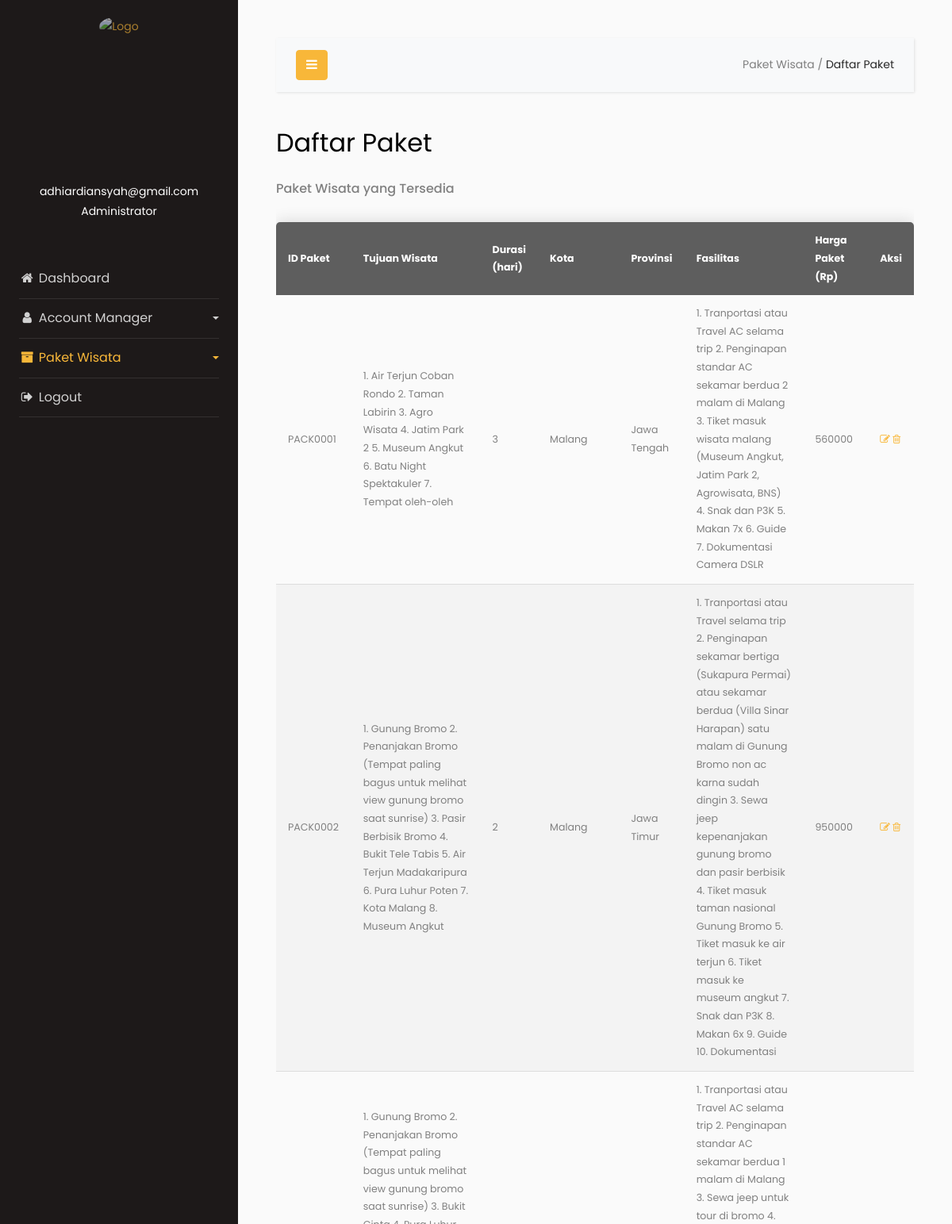
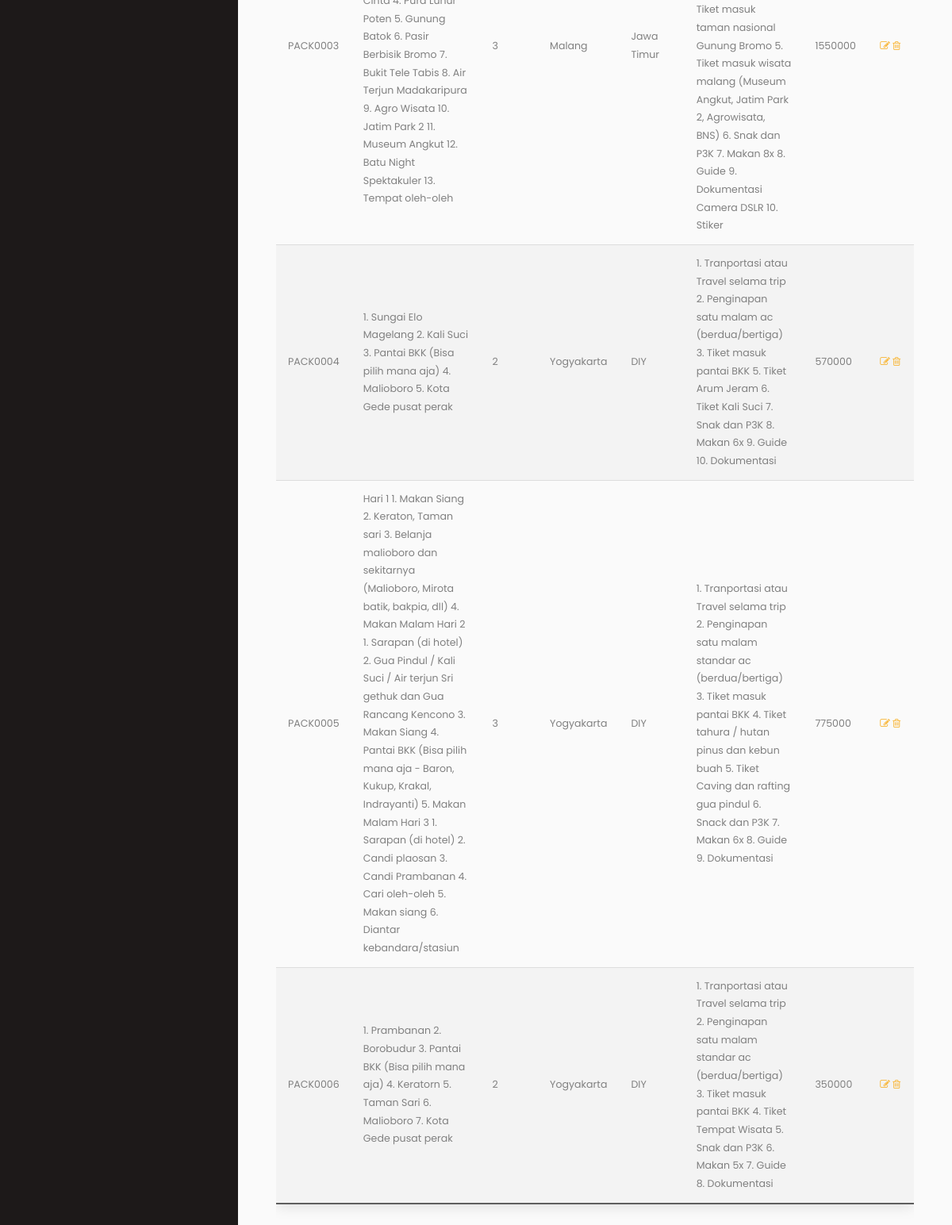
The app's page /ayodolan/ayodolan-admin/admin/daftar-paket.php (signed in) with its own data (2 pictures, top to bottom).
### tables this page shows
CREATE TABLE `paket_wisata` (
  `id_paket` varchar(12) NOT NULL,
  `nama_paket` varchar(50) DEFAULT NULL,
  `harga_paket` int(8) NOT NULL,
  `gambar` varchar(255) DEFAULT NULL,
  `lokasi` text NOT NULL,
  `durasi` int(2) DEFAULT NULL,
  `kota` varchar(30) DEFAULT NULL,
  `provinsi` varchar(20) DEFAULT NULL,
  `fasilitas` text DEFAULT NULL
);

### ayodolan/ayodolan-admin/admin/daftar-paket.php (the view, shortened to what this page needs)
<!doctype html>
<html lang="en">
  <head>
		<link rel="stylesheet" href="https://stackpath.bootstrapcdn.com/font-awesome/4.7.0/css/font-awesome.min.css">
    <link rel="stylesheet" href="css/style.css">
  </head>
  <body>
		<div class="wrapper d-flex align-items-stretch">
			<nav id="sidebar">
        <div class="logo-brand" style="text-align: center; padding-top: 20px;">
            <a href="index.php"><img src="images/branding-logo.png" alt="Logo" style="opacity: .8; width: 85%;"></a>
        </div>
				<div class="p-4 pt-5">
          <div class="user">
            <a href="" class="img logo rounded-circle mb-5" style="background-image: url(images/user-2-icon.png); margin-bottom: 0px !important;"></a>
          </div>
          <div class="user" style="padding-top: 15px;">
            <p align="center">
              <?php echo $_SESSION['username']; ?><br>
              Administrator
            </p>
          </div>
	        <ul class="list-unstyled components mb-5" style="margin-top: 3rem !important;">
	          <li>
	            <a href="index.php"><i class="fa fa-fw fa-home"></i> Dashboard</a>
	          </li>
	          <li>
              <a href="#pageSubmenu" data-toggle="collapse" aria-expanded="false" class="dropdown-toggle">
                <i class="fa fa-fw fa-user"></i> Account Manager
              </a>
	          </li>
	          <li class="active">
              <a href="#homeSubmenu" data-toggle="collapse" aria-expanded="false" class="dropdown-toggle">
                <i class="fa fa-fw fa-archive"></i> Paket Wisata
              </a>
	          </li>
	          <li>
              <a href="logout.php"><i class="fa fa-fw fa-sign-out"></i> Logout</a>
	          </li>
	        </ul>
	      </div>
    	</nav>
      <div id="content" class="p-4 p-md-5">
        <nav class="navbar navbar-expand-lg navbar-light bg-light">
          <div class="container-fluid">
            <button type="button" id="sidebarCollapse" class="btn btn-primary">
              <i class="fa fa-bars"></i>
            </button>
            <div class="collapse navbar-collapse" id="navbarSupportedContent">
              <ul class="nav navbar-nav ml-auto">
                <li class="nav-item active">
                  <a>Paket Wisata / </a>
                  <a href="daftar-paket.php" style="color: #292929;">Daftar Paket</a>
                </li>
              </ul>
            </div>
          </div>
        </nav>
        <h2 class="mb-4">Daftar Paket</h2>
          <h6>Paket Wisata yang Tersedia</h6>
            <?php
              require('config.php');
              $sql = "SELECT * FROM paket_wisata";
              $result = mysqli_query($conn, $sql);
              if($result->num_rows > 0) {
                  echo "<div style='overflow-x:auto;'><table class='content-table'>
                  <thead>
                    <tr>
                      <th>ID Paket</th>
                      <th>Tujuan Wisata</th>
                      <th>Durasi (hari)</th>
                      <th>Kota</th>
                      <th>Provinsi</th>
                      <th>Fasilitas</th>
                      <th>Harga Paket (Rp)</th>
                      <th>Aksi</th>
                    </tr>
                  </thead>";
                  while($row = $result -> fetch_assoc()){
                      echo "<tr><td>" . $row["id_paket"]. "</td>
                      <td>" . $row["lokasi"]. "</td>
                      <td>" . $row["durasi"]. "</td>
                      <td>" . $row["kota"]. "</td>
                      <td>" . $row["provinsi"]. "</td>
                      <td>" . $row["fasilitas"]. "</td>
                      <td>" . $row["harga_paket"]. "</td>
                      <td>
                      <a href='edit-paket.php?target=".$row["id_paket"]."'> <i class='fa fa-pencil-square-o'></i>
                      <a href=hapus-paket.php?id=".$row["id_paket"]." onclick=\"return confirm('Apakah anda yakin untuk menghapus?')\"><i class='fa fa-trash-o'></i></a>
                      </td>
                  </tr>";
                    }
                  echo "</table></div>";
              } else {
                  echo "Tidak ada data";
              }
            ?>
      </div>
		</div>
  </body>
</html>

### records on screen
paket_wisata: id_paket "PACK0001", lokasi "1. Air Terjun Coban Rondo 2. Taman Labirin 3. Agro Wisata 4. Jatim Park 2 5. Museum Angkut 6. Batu Night Spektakuler 7. Tempat oleh-oleh", durasi "3", kota "Malang", provinsi "Jawa Tengah", fasilitas "1. Tranportasi atau Travel AC selama trip 2. Penginapan standar AC sekamar berdua 2 malam di Malang 3. Tiket masuk wisata malang (Museum Angkut, Jatim Park 2, Agrowisata, BNS) 4. Snak dan P3K 5. Makan 7x 6. Guide 7. Dokumentasi Camera DSLR", harga_paket "560000"
paket_wisata: id_paket "PACK0002", lokasi "1. Gunung Bromo 2. Penanjakan Bromo (Tempat paling bagus untuk melihat view gunung bromo saat sunrise) 3. Pasir Berbisik Bromo 4. Bukit Tele Tabis 5. Air Terjun Madakaripura 6. Pura Luhur Poten 7. Kota Malang 8. Museum Angkut", durasi "2", kota "Malang", provinsi "Jawa Timur", fasilitas "1. Tranportasi atau Travel selama trip 2. Penginapan sekamar bertiga (Sukapura Permai) atau sekamar berdua (Villa Sinar Harapan) satu malam di Gunung Bromo non ac karna sudah dingin 3. Sewa jeep kepenanjakan gunung bromo dan pasir berbisik 4. Tiket masuk taman nasional Gunung Bromo 5. Tiket masuk ke air terjun 6. Tiket masuk ke museum angkut 7. Snak dan P3K 8. Makan 6x 9. Guide 10. Dokumentasi", harga_paket "950000"
paket_wisata: id_paket "PACK0003", lokasi "1. Gunung Bromo 2. Penanjakan Bromo (Tempat paling bagus untuk melihat view gunung bromo saat sunrise) 3. Bukit Cinta 4. Pura Luhur Poten 5. Gunung Batok 6. Pasir Berbisik Bromo 7. Bukit Tele Tabis 8. Air Terjun Madakaripura 9. Agro Wisata 10. Jatim Park 2 11. Museum Angkut 12. Batu Night Spektakuler 13. Tempat oleh-oleh", durasi "3", kota "Malang", provinsi "Jawa Timur", fasilitas "1. Tranportasi atau Travel AC selama trip 2. Penginapan standar AC sekamar berdua 1 malam di Malang 3. Sewa jeep untuk tour di bromo 4. Tiket masuk taman nasional Gunung Bromo 5. Tiket masuk wisata malang (Museum Angkut, Jatim Park 2, Agrowisata, BNS) 6. Snak dan P3K 7. Makan 8x 8. Guide 9. Dokumentasi Camera DSLR 10. Stiker", harga_paket "1550000"
paket_wisata: id_paket "PACK0004", lokasi "1. Sungai Elo Magelang 2. Kali Suci 3. Pantai BKK (Bisa pilih mana aja) 4. Malioboro 5. Kota Gede pusat perak", durasi "2", kota "Yogyakarta", provinsi "DIY", fasilitas "1. Tranportasi atau Travel selama trip 2. Penginapan satu malam ac (berdua/bertiga) 3. Tiket masuk pantai BKK 5. Tiket Arum Jeram 6. Tiket Kali Suci 7. Snak dan P3K 8. Makan 6x 9. Guide 10. Dokumentasi", harga_paket "570000"
paket_wisata: id_paket "PACK0005", lokasi "Hari 1 1. Makan Siang 2. Keraton, Taman sari 3. Belanja malioboro dan sekitarnya (Malioboro, Mirota batik, bakpia, dll) 4. Makan Malam Hari 2 1. Sarapan (di hotel) 2. Gua Pindul / Kali Suci / Air terjun Sri gethuk dan Gua Rancang Kencono 3. Makan Siang 4. Pantai BKK (Bisa pilih mana aja - Baron, Kukup, Krakal, Indrayanti) 5. Makan Malam Hari 3 1. Sarapan (di hotel) 2. Candi plaosan 3. Candi Prambanan 4. Cari oleh-oleh 5. Makan siang 6. Diantar kebandara/stasiun", durasi "3", kota "Yogyakarta", provinsi "DIY", fasilitas "1. Tranportasi atau Travel selama trip 2. Penginapan satu malam standar ac (berdua/bertiga) 3. Tiket masuk pantai BKK 4. Tiket tahura / hutan pinus dan kebun buah 5. Tiket Caving dan rafting gua pindul 6. Snack dan P3K 7. Makan 6x 8. Guide 9. Dokumentasi", harga_paket "775000"
paket_wisata: id_paket "PACK0006", lokasi "1. Prambanan 2. Borobudur 3. Pantai BKK (Bisa pilih mana aja) 4. Keratorn 5. Taman Sari 6. Malioboro 7. Kota Gede pusat perak", durasi "2", kota "Yogyakarta", provinsi "DIY", fasilitas "1. Tranportasi atau Travel selama trip 2. Penginapan satu malam standar ac (berdua/bertiga) 3. Tiket masuk pantai BKK 4. Tiket Tempat Wisata 5. Snak dan P3K 6. Makan 5x 7. Guide 8. Dokumentasi", harga_paket "350000"

### other values on screen
$_SESSION['username'] "adhiardiansyah@gmail.com"
